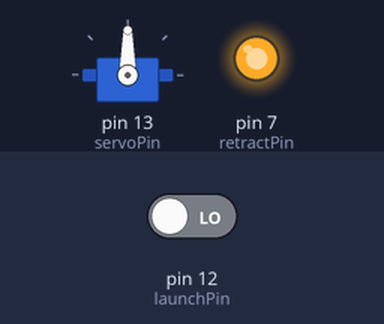
Simulated run of this sketch. Board: Arduino Uno, built with avr-gcc and run on an emulated ATmega328P. Shown: servo, output pins drawn as LEDs (lit = HIGH). The test bench sets the inputs (shaded band); at power-on: pin 12 (launchPin) LOW.

Above: at 1.2 s.
1.3 s: pin 12 (launchPin) driven HIGH
At 1.45 s:
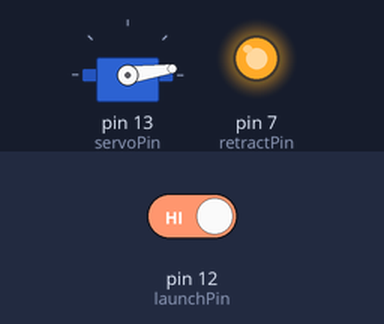
At 2.05 s:
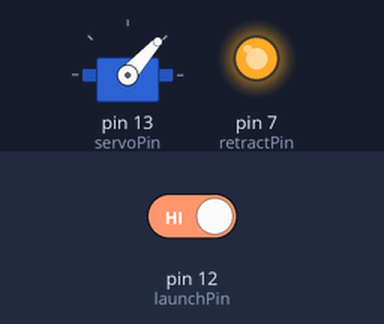
4.3 s: pin 12 (launchPin) driven LOW
Timing chart, 0 to 7.3 s (numbered marks = the images above; inputs shaded):
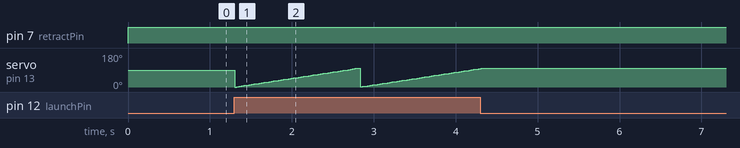

Measured:
- after the input at 1.3 s, servo on pin 13 (servoPin): ramps from 0° to 100° and jumps back, once every 1.5 s

The sketch:

hackUTA25.ino
```cpp
#include <Servo.h>

Servo myservo;  // create servo object to control a servo

int pos = 0;    // variable to store the servo position
const int servoPin = 13;
const int launchPin = 12;
const int retractPin = 7;
int launchState = 0;
int retractState = 0;
int pwm = 128;

void setup()
{
  //Serial.begin(115200);
  myservo.attach(servoPin);  // attaches the servo on pin 13 to the servo object
  // initialize the pushbutton pin as an input:
  pinMode(launchPin, INPUT);
  pinMode(retractPin, OUTPUT);
}

void loop()
{
  // read the state of the pushbutton value:
  launchState = digitalRead(launchPin);
  retractState = digitalRead(retractPin);
  analogWrite(retractPin, pwm);
 // Serial.print("PWM = ");
 // Serial.print(pwm);
 // pwm += 10;
  //delay(100);

  // check if the pushbutton is pressed. If it is, the buttonState is HIGH:
  if (launchState == HIGH)
  {
    for (pos = 0; pos <= 100; pos += 1) // goes from 0 degrees to 90 degrees
    {
      // in steps of 1 degree
      myservo.write(pos);              // tell servo to go to position in variable 'pos'
      delay(15);                       // waits 15ms for the servo to reach the position
    }
  }
  pos = 0;

}
```

test1.c
```cpp

```
